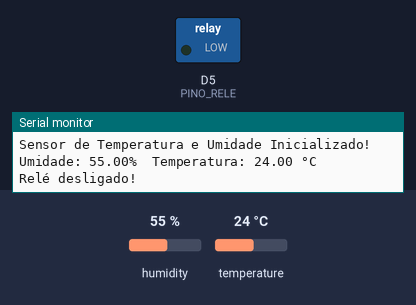
The sketch below on a simulated ESP8266 (NodeMCU). Parts: switched loads named in the sketch (green lamp = pin HIGH), the last lines printed to the serial monitor. The test bench sets the inputs (shaded band); at power-on: temperature 24 °C, humidity 55 %.

Above: at 18.0 s.
18.1 s: temperature set to 31 °C
33.1 s: temperature set to 34 °C
At 41.3 s:
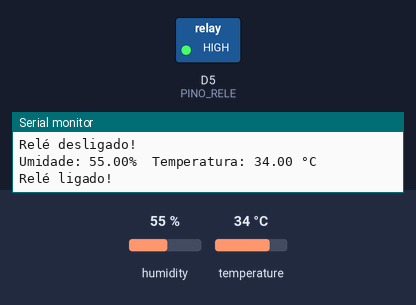
48.1 s: temperature set to 12 °C
At 51.0 s:
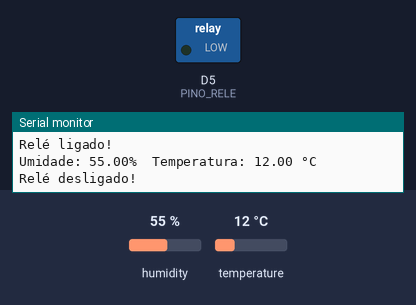
63.1 s: temperature set to 33 °C
At 71.5 s:
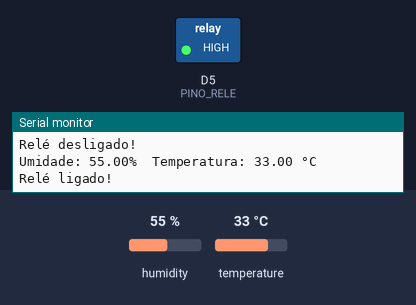
Timing chart, 0 to 73.0 s (numbered marks = the images above; inputs shaded):
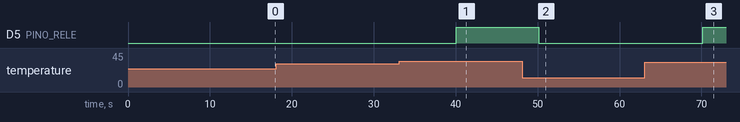

The sketch:

afya-acionamento-eletrico.ino
```cpp
#include "sensor.h"
#include "rele.h"
#include "termostato.h"

#define intervalo_leitura 10 // em segundos. Mantenha no minimo 2s pois o sensor de temperatura é lento :)

void setup() {
  Serial.begin(115200);
  inicializar_sensor();
  inicializar_rele();
}

void loop() {
  delay(intervalo_leitura * 1000);

  float umidade = ler_umidade();
  float temperatura = ler_temperatura();

  Serial.print("Umidade: ");
  Serial.print(umidade);
  Serial.print("%\tTemperatura: ");
  Serial.print(temperatura);
  Serial.println(" °C");

  monitorar_temperatura();
}
```

rele.cpp
```cpp
#include <Arduino.h>

#define PINO_RELE D5

void inicializar_rele() {
  pinMode(PINO_RELE, OUTPUT);
  digitalWrite(PINO_RELE, LOW);
}

void ligar_rele() {
  digitalWrite(PINO_RELE, HIGH);
  Serial.println("Relé ligado!");
}

void desligar_rele() {
  digitalWrite(PINO_RELE, LOW);
  Serial.println("Relé desligado!");
}
```

rele.h
```cpp
#ifndef RELE_H
#define RELE_H
/*Esta biblioteca reúne as funções para acionamento do relé que liga o cooler de refrigeração.*/

void inicializar_rele();
void ligar_rele();
void desligar_rele();

#endif
```

sensor.cpp
```cpp
#include <DHT.h>
#include <Arduino.h>
#include "sensor.h"

#define DHTPIN D2
#define DHTTYPE DHT11
//#define DELAY 2000 // Mantenha no minimo 2000ms pois o sensor de temperatura é lento :)

DHT dht(DHTPIN, DHTTYPE);

void verifique(float medicao) {
  if (isnan(medicao)) {
    Serial.println("Falha na leitura do sensor DHT11! Verifique o cabeamento.");
    return;
  }
}


void inicializar_sensor() {
  dht.begin();
  Serial.println("Sensor de Temperatura e Umidade Inicializado!");
}

float ler_umidade() {
  //delay(DELAY);
  float u = dht.readHumidity();
  verifique(u);
  return u;
}

float ler_temperatura() {
  //delay(DELAY);
  float t = dht.readTemperature();
  verifique(t);
  return t;
}
```

sensor.h
```cpp
#ifndef SENSOR_H
#define SENSOR_H
/*Esta biblioteca reúne as funções para leitura e controle do sensor DHT11.*/

void inicializar_sensor();
float ler_temperatura();
float ler_umidade();

#endif
```

termostato.cpp
```cpp
#include "sensor.h"
#include "rele.h"

#define TEMP_ACIONAMENTO 33.0

void monitorar_temperatura() {
  float temperatura = ler_temperatura();

  if (temperatura >= TEMP_ACIONAMENTO) {
    ligar_rele();
  } else {
    desligar_rele();
  }
}
```

termostato.h
```cpp
#ifndef TERMOSTATO_H
#define TERMOSTATO_H
/*Esta biblioteca reúne as funções para controlar o acionamento da refrigeração de acordo com uma determinada temperatura*/

void monitorar_temperatura();

#endif
```

Measured:
- the behaviour switches between 32 and 33 °C on temperature (found by bisection; images 0 and 1)
- after the input at 33.1 s, D5 (PINO_RELE): LOW → HIGH after 7.0 s
- after the input at 48.1 s, D5 (PINO_RELE): HIGH → LOW after 2.0 s
- after the input at 63.1 s, D5 (PINO_RELE): LOW → HIGH after 7.1 s
